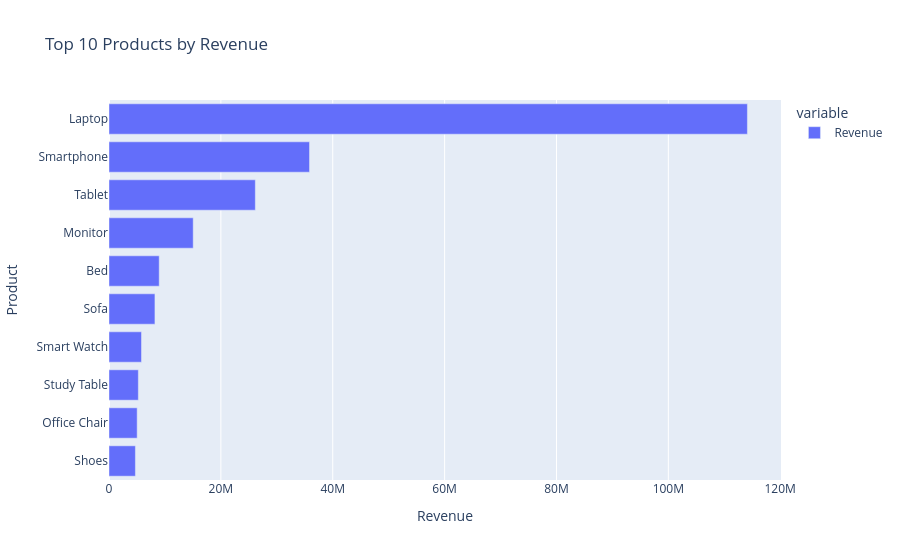

Notebook code for this chart:
### Code cell
fig = px.bar(
    top_products.sort_values(),
    orientation="h",
    title="Top 10 Products by Revenue",
    labels={
        "value": "Revenue",
        "Product_Name": "Product"
    }
)

fig.show()

### Figure 1 — Plotly figure (JSON) as saved in the notebook; plotly's stock layout.template omitted (floating-point values rounded to 4 significant figures)
{"data": [{"hovertemplate": "variable=Revenue<br>Revenue=%{x}<br>Product=%{y}<extra></extra>", "legendgroup": "Revenue", "marker": {"color": "#636efa", "pattern": {"shape": ""}}, "name": "Revenue", "orientation": "h", "showlegend": true, "textposition": "auto", "type": "bar", "x": [4721000.0, 5037000.0, 5246000.0, 5812000.0, 8213000.0, 8976000.0, 15060000.0, 26160000.0, 35850000.0, 114100000.0], "xaxis": "x", "y": ["Shoes", "Office Chair", "Study Table", "Smart Watch", "Sofa", "Bed", "Monitor", "Tablet", "Smartphone", "Laptop"], "yaxis": "y"}], "layout": {"barmode": "relative", "legend": {"title": {"text": "variable"}, "tracegroupgap": 0}, "title": {"text": "Top 10 Products by Revenue"}, "xaxis": {"anchor": "y", "domain": [0, 1], "title": {"text": "Revenue"}}, "yaxis": {"anchor": "x", "domain": [0, 1], "title": {"text": "Product"}}}}
